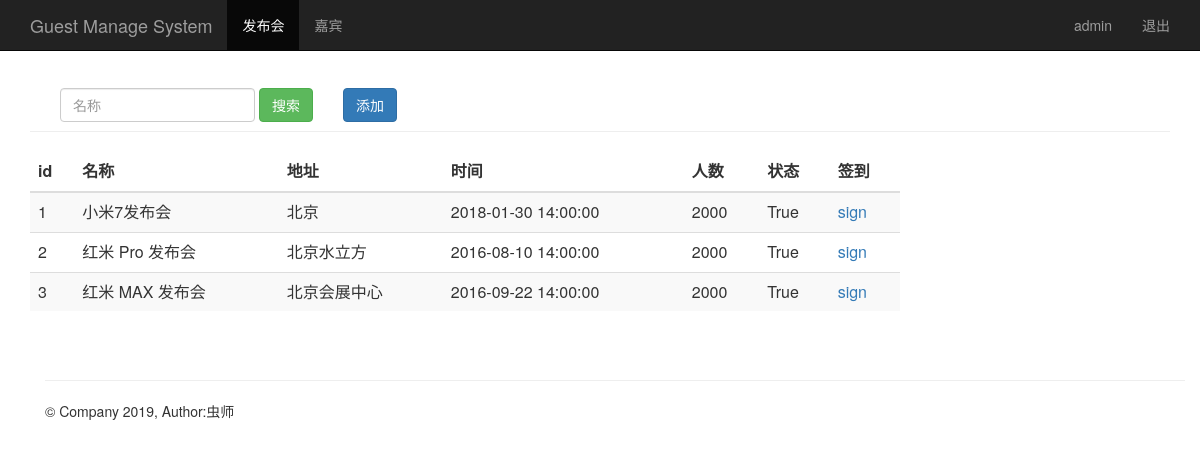
The app's page /event_manage/ (signed in), older data.
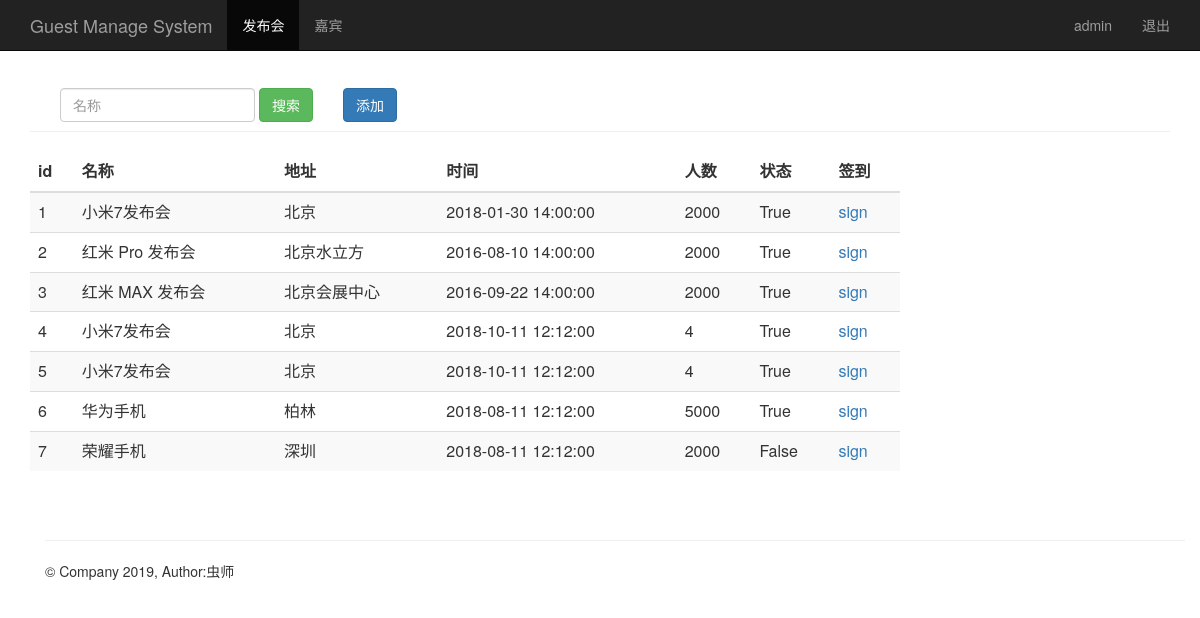
The same page, newer data.
### sign/models/event.py (models this page shows, shortened)
class Event(models.Model):
    name = models.CharField(max_length=100)            # 发布会标题
    limit = models.IntegerField()                      # 限制人数
    status = models.BooleanField()                     # 状态
    address = models.CharField(max_length=200)         # 地址
    start_time = models.DateTimeField('events time')   # 发布会时间
    create_time = models.DateTimeField(auto_now=True)  # 创建时间（自动获取当前时间）

### sign/views/views.py (the view)
# urls.py: path('event_manage/', views.event_manage),
@login_required
def event_manage(request):
    username = request.session.get('user', '')  # 读取浏览器 session
    events = Event.objects.all()
    return render(request, "event_manage.html", {"user": username, "events": events})

### sign/templates/event_manage.html (shortened to what this page needs)
{% extends "base.html" %}
{% block content %}
    <nav class="navbar navbar-inverse navbar-fixed-top">
      <div class="container">
        <div class="navbar-header">
          <a class="navbar-brand" href="/event_manage/">Guest Manage System</a>
        </div>
        <div id="navbar" class="collapse navbar-collapse">
          <ul class="nav navbar-nav">
            <li class="active"><a href="#">发布会</a></li>
            <li><a href="/guest_manage/">嘉宾</a></li>
          </ul>
          <ul class="nav navbar-nav navbar-right">
           <li><a href="#">{{user}}</a></li>
           <li><a href="/logout/">退出</a></li>
         </ul>
        </div>
      </div>
    </nav>
    <div class="container theme-showcase" role="main">
      <div class="page-header" style="margin-top: 80px;">
        <div id="navbar" class="navbar-collapse collapse" style="float:left;">
          <form class="navbar-form" method="get" action="/search_name/">
            <div class="form-group">
              <input name="name" type="text" placeholder="名称" class="form-control">
            </div>
            <button type="submit" class="btn btn-success">搜索</button>
          </form>
        </div>
        <div "float:right;">
          <button type="submit" class="btn btn-primary" onclick="window.location.href='/add_event/'" style="margin-top: 8px;">添加</button>
        </div>
      </div>
      <div class="row" >
        <div class="col-md-6" style="width: 900px;">
          <table class="table table-striped">
            <thead>
              <tr>
                <th>id</th>
                <th>名称</th>
                <th>地址</th>
                <th>时间</th>
                <th>人数</th>
                <th>状态</th>
                <th>签到</th>
              </tr>
            </thead>
            <tbody>
              {% for event in events %}
                <tr>
                  <td>{{ event.id }}</td>
                  <td>{{ event.name }}</td>
                  <td>{{ event.address }}</td>
                  <td>{{ event.start_time | date:"Y-m-d H:i:s" }}</td>
                  <td>{{ event.limit }}</td>
                  <td>{{ event.status }}</td>
                  <td><a href="/sign_index/{{ event.id }}/"  target="{{ event.id }}_blank">sign</a></td>
                </tr>
             {% endfor %}
            </tbody>
          </table>
        </div>
      </div>
{% endblock %}

### sign/templates/base.html
<html>
<head>
    <link href="https://cdn.staticfile.org/twitter-bootstrap/3.3.7/css/bootstrap.min.css" rel="stylesheet">
</head>
<body>
{% block content %}
{% endblock %}
    <div class="container theme-showcase" role="main">
      <div class="page-header">
      </div>
      <footer class="footer">
        <p>&copy; Company 2019, Author:虫师</p>
      </footer>
    </div>
</body>
</html>

Row changes from the older to the newer data that the page shows:
added Event: id "4", name "小米7发布会", address "北京", start_time "2018-10-11 12:12:00", limit "4", status "True"
added Event: id "5", name "小米7发布会", address "北京", start_time "2018-10-11 12:12:00", limit "4", status "True"
added Event: id "6", name "华为手机", address "柏林", start_time "2018-08-11 12:12:00", limit "5000", status "True"
added Event: id "7", name "荣耀手机", address "深圳", start_time "2018-08-11 12:12:00", limit "2000", status "False"
